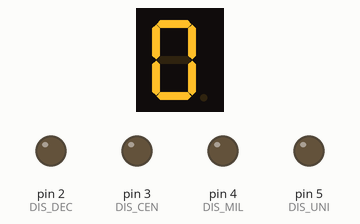
A sketch run on a simulated Arduino Uno, built with avr-gcc and run on an emulated ATmega328P. On the bench: 1-digit seven-segment display, output pins drawn as LEDs (lit = HIGH). Wiring (inferred from the names in the program): 1-digit 7-segment display, segments lit when HIGH: segments pin 6, pin 7, pin 8, pin 9, pin 10, pin 11, pin 12. The segment pins are drawn as the display they are named for; pins used as bus, display or sensor lines are not drawn.

Above: at 0.15 s.
At 5.05 s:
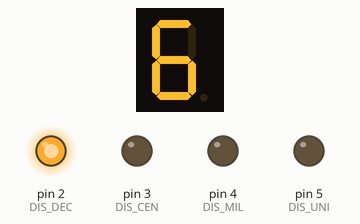
At 10.05 s:
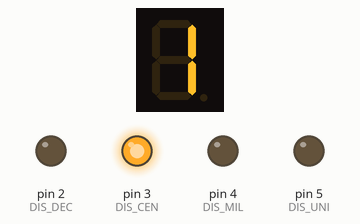
At 20.05 s:
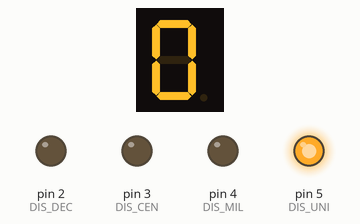
At 29.95 s:
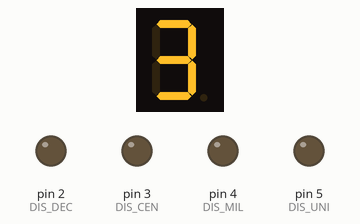
At 39.86 s:
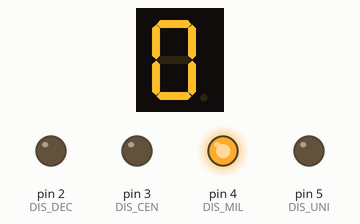
Timing chart, 0 to 40.0 s (numbered marks = the images above):
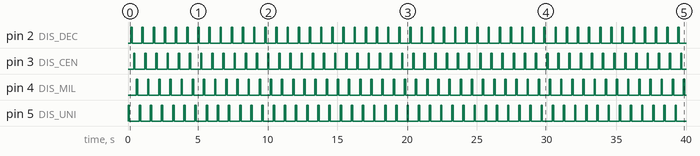

Measured:
- by itself, pin 2 (DIS_DEC), pin 3 (DIS_CEN), pin 4 (DIS_MIL), pin 5 (DIS_UNI): alternates HIGH for 0.10 s and LOW for 0.70 s
- what the display in image 0 shows lasts 0.8 s, from 0.1 s to 0.9 s
- what the display in image 3 shows lasts 0.4 s, from 19.7 s to 20.1 s

The sketch:

Display7segMultiplexado.ino
```cpp
// 2,3,4,5 PIN Transistores
// 6,7,8,9,10,11,12 PIN Display 7seg
// a,b,c,d,e,f,g

const int pins[7] = {6,7,8,9,10,11,12};
//                   a , b, c, d, e, f, g

#define DIS_MIL 4   //PIN 2
#define DIS_CEN 3   //PIN 3
#define DIS_DEC 2   //PIN 4
#define DIS_UNI 5   //PIN 5

//0b0gfedcba
const byte numbersDisplayAnode[10] = {
  0b00111111, //0
  0b00000110, //1
  0b01011011, //2
  0b01001111, //3
  0b01100110, //4
  0b01101101, //5
  0b01111101, //6
  0b00000111, //7
  0b11111111, //8
  0b11101111  //9
};

int unidad = 0;
int decena = 0;
int centena = 0;
int mil = 0;

void setup(){
  for(int i=0; i<7 ; i++){
    pinMode(pins[i], OUTPUT);
  }

  //Transistores
  pinMode(DIS_MIL,OUTPUT);
  pinMode(DIS_CEN,OUTPUT);
  pinMode(DIS_DEC,OUTPUT);
  pinMode(DIS_UNI,OUTPUT);
}

void loop(){

  if(unidad == 10 ){
    unidad = 0;
    decena++;
  }
  if(decena == 10) {
    decena = 0;
    unidad = 0;
    centena++;
  }
  if(centena == 10){
    unidad = 0;
    decena = 0;
    centena = 0;
    mil++;
  }
  if(mil == 10){
    unidad = 0;
    decena = 0;
    centena = 0;
    mil = 0;
  }

  int tiempo = 100;

  //Mostrar Hora
  digitalWrite(DIS_UNI, HIGH);
  delay(tiempo);
  lightSegments(unidad);
  digitalWrite(DIS_UNI, LOW);
  delay(tiempo);

  digitalWrite(DIS_DEC, HIGH);
  delay(tiempo);
  lightSegments(decena);
  digitalWrite(DIS_DEC, LOW);
  delay(tiempo);

  digitalWrite(DIS_CEN, HIGH);
  delay(tiempo);
  lightSegments(centena);
  digitalWrite(DIS_CEN, LOW);
  delay(tiempo);

  digitalWrite(DIS_MIL, HIGH);
  delay(tiempo);
  lightSegments(mil);
  digitalWrite(DIS_MIL,LOW);
  delay(tiempo);

  unidad++;
}

/**
Esta funcion permite encender el segmento con el numero
pasando como argumento

int number del 0 al 9
*/
void lightSegments(int number) {
  byte numberBit = numbersDisplayAnode[number];

  //Recorremos dentro de los 7 pines
  for(int i=0 ; i<7 ; i++){
    int bit = bitRead(numberBit, i); //Obtenemos ese bite a int
    digitalWrite(pins[i], bit);      //Enciamos
  }
}
```
